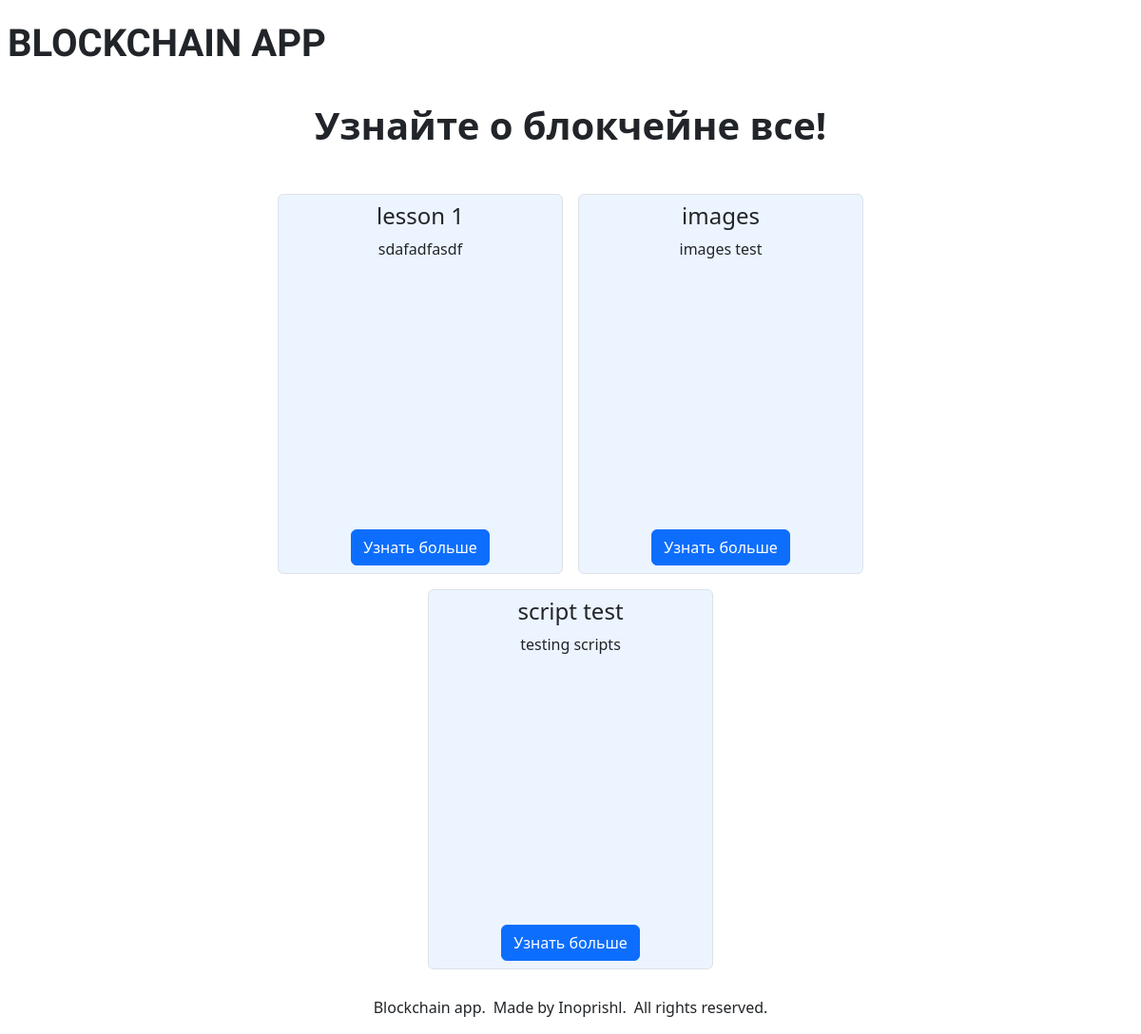
The app's page /lessons/, older data.
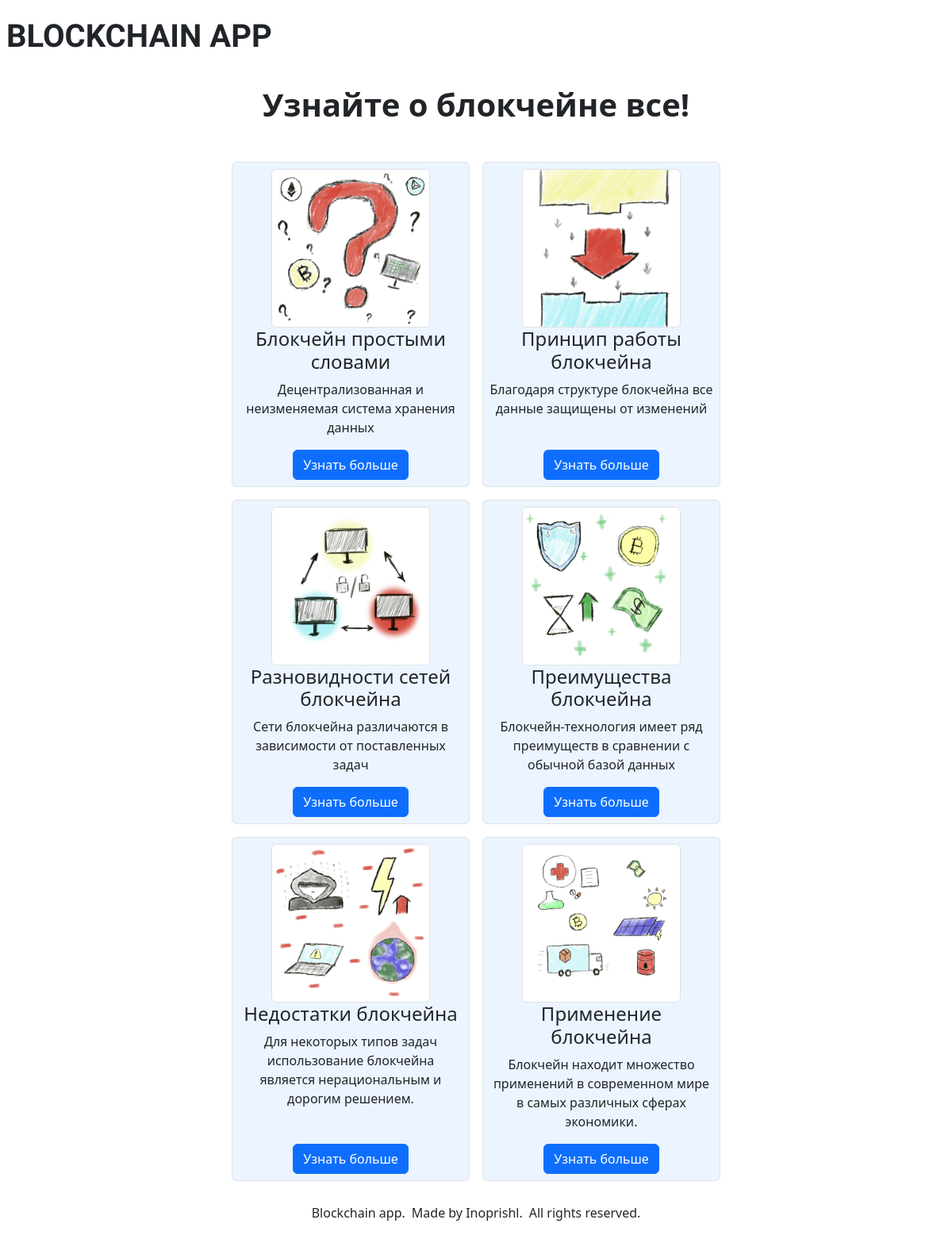
The same page, newer data.
### main_app/models.py (models this page shows, shortened)
class LessonModel(models.Model):
    title = models.CharField(blank=False, null=False, max_length=50)
    body = models.TextField()
    slug = models.SlugField(blank=True, editable=False)
    image = models.CharField(blank=True, null=True, default='placeholder.png')
    class Meta:
        verbose_name = 'Lesson'

### main_app/views.py (the view)
# urls.py: path('lessons/', lessons_list_view, name='lessons_list'),
def lessons_list_view(request):
    lessons = LessonModel.objects.all()
    return render(request, 'lessonslist.html', {'lessons':lessons})

### templates/lessonslist.html (shortened to what this page needs)
{% extends "index.html" %}
{% load static %}
{% block content %}
<h1 class="p-3 fw-bold text-center">Узнайте о блокчейне все!</h1>
<div class="container-xxl text-center w-75 d-flex justify-content-center p-3" style="flex-wrap: wrap;">
    {% for l in lessons %}
    <div class="lesson-block card m-2 border rounded d-flex align-items-center p-2" style="min-width: 300px; min-height:400px; background-color: var(--lightblue); max-width: 300px;">
        {% if l.image %}
        <img src="{% static 'images/' %}{{ l.image }}" alt="cover" class="object-fit-cover border rounded" style="max-height: 200px; max-width:200px">
        {% endif %}
        <h4 class="card-title">{{ l.title }}</h4>
        <p class="card-body p-0">{{l.body}}</p>
        <a href="{{l.slug}}/start/" class="btn btn-primary">Узнать больше</a>
    </div>
    {% endfor %}
</div>
{% endblock content %}

### templates/index.html (shortened to what this page needs)
{% load static %}
<!DOCTYPE html>
<html lang="ru">
<head>
    <link rel="stylesheet" href="{% static 'styles/'%}style.css">
</head>
<body class='body d-flex flex-column' style="background-color: var(--bs-body-bg); min-height:110vh">
    <nav class="navbar position-sticky d-flex justify-content-between">
        <a href="/lessons/" class="p-2" style="font-family: Goldman; font-weight: bold; font-size: calc(1.375rem + 1.5vw); color: var(--bs-heading-color); text-decoration:none">BLOCKCHAIN APP</a>
    </nav>
    <div class="d-flex align-items-center w-100 min-vh-100" style="flex-direction: column;">
        {% block content %}
        {% endblock content %}
    </div>
    <div class="bot d-flex justify-content-center align-items-center align-self-center flex-wrap position-relative">
        <p class="p-1 pb-0">Blockchain app.</p>
        <p class="p-1 pb-0">Made by Inoprishl.</p>
        <p class="p-1 pb-0">All rights reserved.</p>
    </div>
</body>
</html>

Row changes from the older to the newer data that the page shows:
removed LessonModel: title "lesson 1", body "sdafadfasdf"
removed LessonModel: title "images", body "images test"
removed LessonModel: title "script test", body "testing scripts"
added LessonModel: image (picture), title "Блокчейн простыми словами", body "Децентрализованная и неизменяемая система хранения данных"
added LessonModel: image (picture), title "Принцип работы блокчейна", body "Благодаря структуре блокчейна все данные защищены от изменений"
added LessonModel: image (picture), title "Разновидности сетей блокчейна", body "Сети блокчейна различаются в зависимости от поставленных задач"
added LessonModel: image (picture), title "Преимущества блокчейна", body "Блокчейн-технология имеет ряд преимуществ в сравнении с обычной базой данных"
added LessonModel: image (picture), title "Недостатки блокчейна", body "Для некоторых типов задач использование блокчейна является нерациональным и дорогим решением."
added LessonModel: image (picture), title "Применение блокчейна", body "Блокчейн находит множество применений в современном мире в самых различных сферах экономики."
